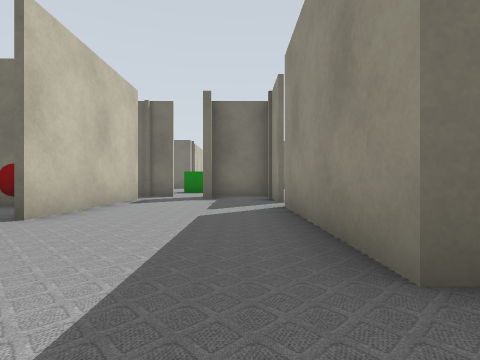
view 1 (above)

19 first-person views from a walk through a Gazebo world. The camera is 0.5 m above the floor, looks level and sees 80° across. Floor lines are 1 m apart. The floor is counted in squares, 1 m on a side. Each view is taken from the middle of a square. On the plan, view 1 faces up. The plan holds only what a view shows up to about 9 squares ahead; the rest is blank. The place goes on beyond the plan.

view 2
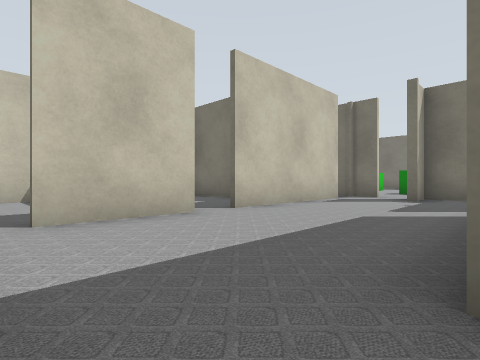

view 3
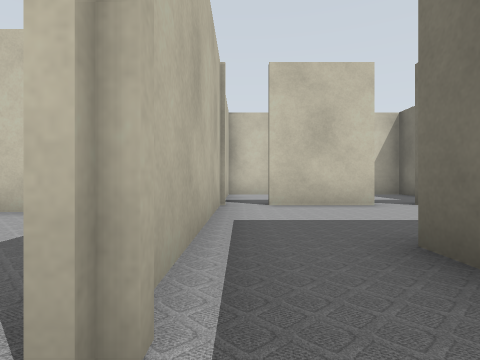

view 4
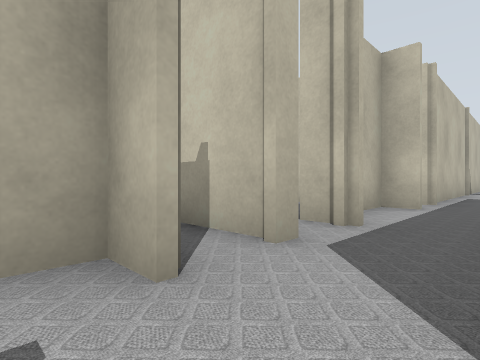

view 5
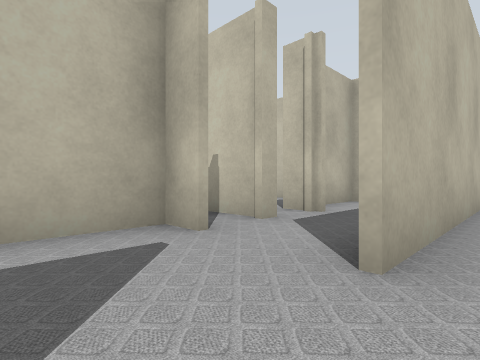

view 6
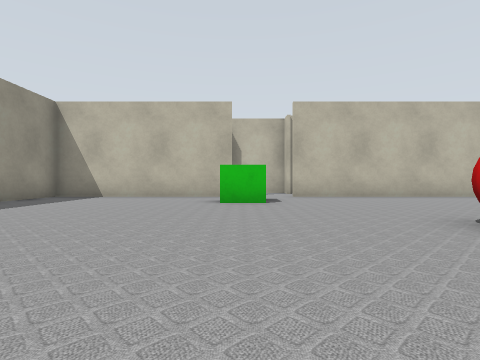

view 7
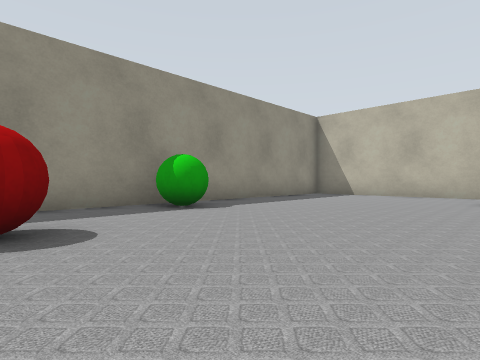

view 8
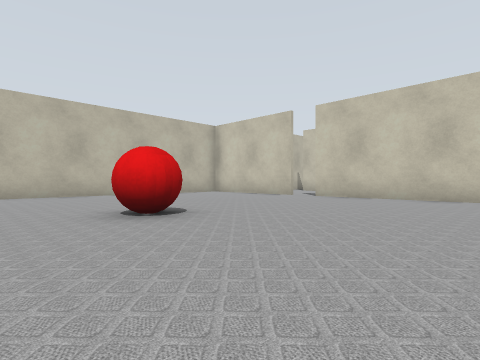

view 9
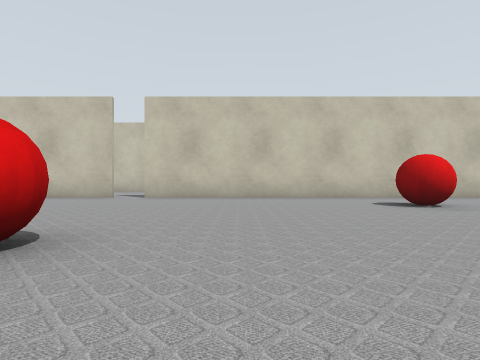

view 10
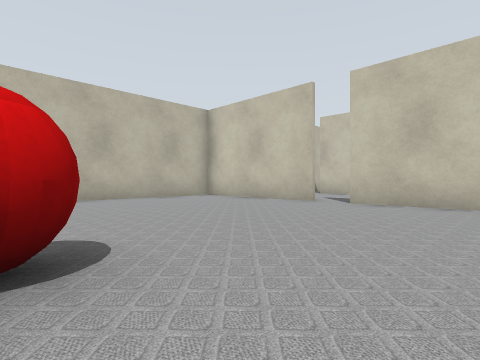

view 11
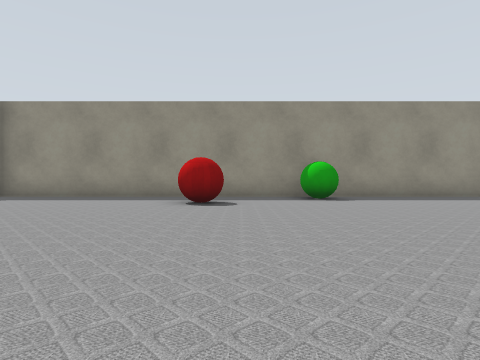

view 12
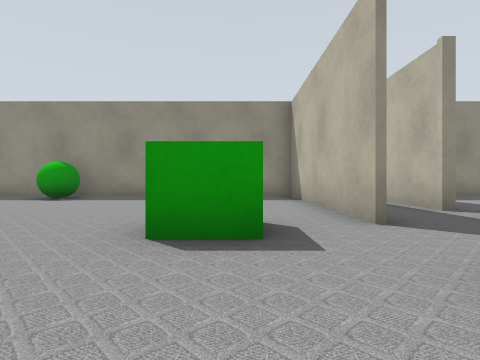

view 13
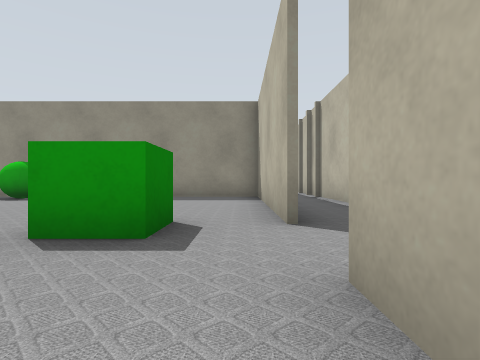

view 14
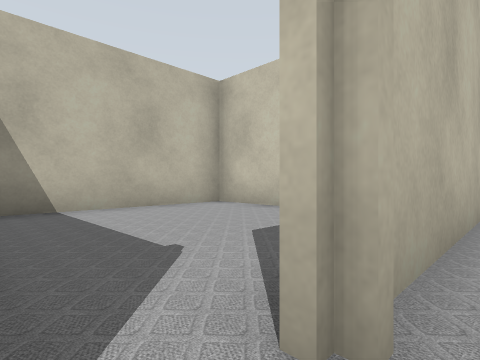

view 15
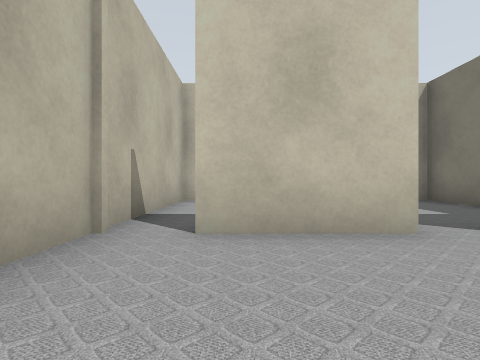

view 16
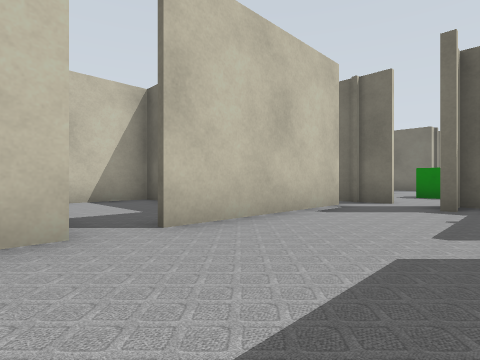

view 17
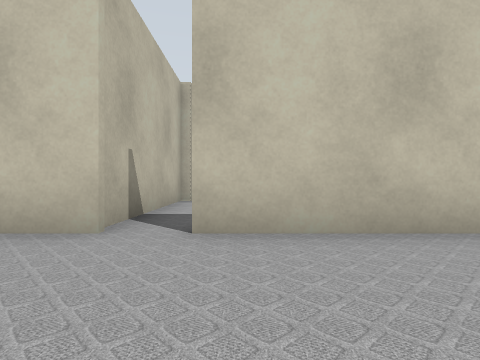

view 18
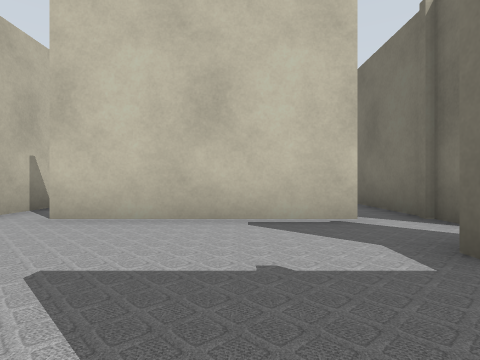

view 19
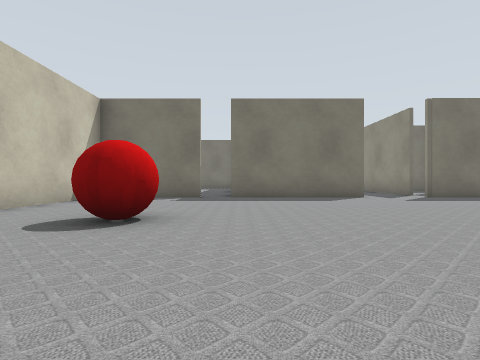

### Floor plan
Key: @ floor where view 1 was taken; # wall or solid block; x gap in a wall; . floor; B red ball; G green box; R green ball.
Columns run from 6 left of view 1 to 16 right of it. Each row starts with its distance up from view 1.
 18                ..
 17        ###x####..##   #
 16        #..........  ..#
 15        #.........  ...#
 14        #..............#
 13        #.BB...........#
 12     GG #.B............#
 11     G  #...........BB.#
 10     .. #..............#
  9    #x###..............#
  8  ###.#.#............RR#
  7    #...#.....B........#
  6 #BB#..................#
  5 ...#...#..............#
  4 ...#...#........G.....#
  3 .......#........G.....#
  2 ####...#..............#
  1 ...#...########..######
  0 ......@..............##
 -1 ########x###x#x#######
 -2     # ...#   #
 -3     # ...#
 -4     # ...#
 -5     ######

Where each view was taken, in squares from view 1:
view 1: 0 up, 0 right, facing up
view 2: 0 up, 1 right, facing up-left
view 3: 0 up, 3 right, facing left
view 4: 1 up, 9 right, facing down-left
view 5: 2 up, 10 right, facing down-left
view 6: 10 up, 10 right, facing down
view 7: 11 up, 10 right, facing down-right
view 8: 11 up, 9 right, facing down-left
view 9: 9 up, 9 right, facing left
view 10: 9 up, 7 right, facing down-left
view 11: 10 up, 7 right, facing right
view 12: 3 up, 7 right, facing right
view 13: 2 up, 7 right, facing right
view 14: 0 up, 3 right, facing down-left
view 15: 1 up, 0 right, facing left
view 16: 2 up, 0 right, facing up-left
view 17: 4 up, 0 right, facing left
view 18: 6 up, 1 right, facing left
view 19: 9 up, 5 right, facing up
